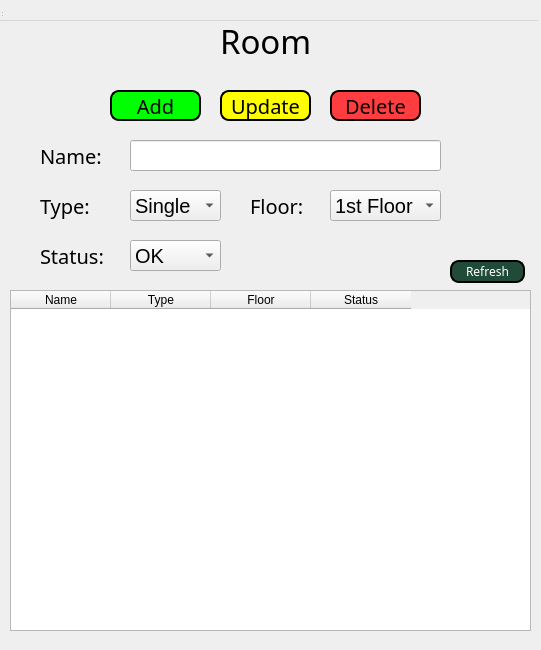
<?xml version="1.0" encoding="UTF-8"?>
<ui version="4.0">
 <class>Room_Window</class>
 <widget class="QDialog" name="Room_Window">
  <property name="geometry">
   <rect>
    <x>0</x>
    <y>0</y>
    <width>541</width>
    <height>650</height>
   </rect>
  </property>
  <property name="windowTitle">
   <string>Room</string>
  </property>
  <widget class="QWidget" name="centralwidget" native="true">
   <property name="geometry">
    <rect>
     <x>0</x>
     <y>0</y>
     <width>541</width>
     <height>631</height>
    </rect>
   </property>
   <widget class="QPushButton" name="add_btn">
    <property name="geometry">
     <rect>
      <x>110</x>
      <y>90</y>
      <width>91</width>
      <height>31</height>
     </rect>
    </property>
    <property name="font">
     <font>
      <family>FiraCode Nerd Font Mono Ret</family>
      <pointsize>15</pointsize>
     </font>
    </property>
    <property name="styleSheet">
     <string notr="true">background-color:rgb(0, 255, 0);
border-style:outset;
border-radius:9px;
border-width:2px;
border-color:black;</string>
    </property>
    <property name="text">
     <string>Add</string>
    </property>
   </widget>
   <widget class="QPushButton" name="update_btn">
    <property name="geometry">
     <rect>
      <x>220</x>
      <y>90</y>
      <width>91</width>
      <height>31</height>
     </rect>
    </property>
    <property name="font">
     <font>
      <family>FiraCode Nerd Font Mono Ret</family>
      <pointsize>15</pointsize>
     </font>
    </property>
    <property name="styleSheet">
     <string notr="true">background-color:rgb(255, 255, 0);
border-style:outset;
border-radius:9px;
border-width:2px;
border-color:black;</string>
    </property>
    <property name="text">
     <string>Update</string>
    </property>
   </widget>
   <widget class="QPushButton" name="delete_btn">
    <property name="geometry">
     <rect>
      <x>330</x>
      <y>90</y>
      <width>91</width>
      <height>31</height>
     </rect>
    </property>
    <property name="font">
     <font>
      <family>FiraCode Nerd Font Mono Ret</family>
      <pointsize>15</pointsize>
     </font>
    </property>
    <property name="styleSheet">
     <string notr="true">background-color:rgb(255, 61, 64);
border-style:outset;
border-radius:9px;
border-width:2px;
border-color:black;</string>
    </property>
    <property name="text">
     <string>Delete</string>
    </property>
   </widget>
   <widget class="QLabel" name="label">
    <property name="geometry">
     <rect>
      <x>220</x>
      <y>20</y>
      <width>91</width>
      <height>41</height>
     </rect>
    </property>
    <property name="font">
     <font>
      <family>FiraCode Nerd Font Mono Ret</family>
      <pointsize>25</pointsize>
     </font>
    </property>
    <property name="text">
     <string>Room</string>
    </property>
   </widget>
   <widget class="QLabel" name="name">
    <property name="geometry">
     <rect>
      <x>40</x>
      <y>140</y>
      <width>61</width>
      <height>31</height>
     </rect>
    </property>
    <property name="font">
     <font>
      <family>FiraCode Nerd Font Mono Ret</family>
      <pointsize>15</pointsize>
     </font>
    </property>
    <property name="text">
     <string>Name:</string>
    </property>
   </widget>
   <widget class="QLabel" name="type">
    <property name="geometry">
     <rect>
      <x>40</x>
      <y>190</y>
      <width>61</width>
      <height>31</height>
     </rect>
    </property>
    <property name="font">
     <font>
      <family>FiraCode Nerd Font Mono Ret</family>
      <pointsize>15</pointsize>
     </font>
    </property>
    <property name="text">
     <string>Type:</string>
    </property>
   </widget>
   <widget class="QTableWidget" name="table_room">
    <property name="geometry">
     <rect>
      <x>10</x>
      <y>290</y>
      <width>521</width>
      <height>341</height>
     </rect>
    </property>
    <column>
     <property name="text">
      <string>Name</string>
     </property>
    </column>
    <column>
     <property name="text">
      <string>Type</string>
     </property>
    </column>
    <column>
     <property name="text">
      <string>Floor</string>
     </property>
    </column>
    <column>
     <property name="text">
      <string>Status</string>
     </property>
    </column>
   </widget>
   <widget class="QComboBox" name="floor_room">
    <property name="geometry">
     <rect>
      <x>330</x>
      <y>190</y>
      <width>111</width>
      <height>31</height>
     </rect>
    </property>
    <property name="font">
     <font>
      <pointsize>15</pointsize>
     </font>
    </property>
    <item>
     <property name="text">
      <string>1st Floor</string>
     </property>
    </item>
    <item>
     <property name="text">
      <string>2nd Floor</string>
     </property>
    </item>
    <item>
     <property name="text">
      <string>3rd Floor</string>
     </property>
    </item>
   </widget>
   <widget class="QLabel" name="floor">
    <property name="geometry">
     <rect>
      <x>250</x>
      <y>190</y>
      <width>81</width>
      <height>31</height>
     </rect>
    </property>
    <property name="font">
     <font>
      <family>FiraCode Nerd Font Mono Ret</family>
      <pointsize>15</pointsize>
     </font>
    </property>
    <property name="text">
     <string>Floor:</string>
    </property>
   </widget>
   <widget class="QComboBox" name="type_room">
    <property name="geometry">
     <rect>
      <x>130</x>
      <y>190</y>
      <width>91</width>
      <height>31</height>
     </rect>
    </property>
    <property name="font">
     <font>
      <pointsize>15</pointsize>
     </font>
    </property>
    <item>
     <property name="text">
      <string>Single</string>
     </property>
    </item>
    <item>
     <property name="text">
      <string>Double</string>
     </property>
    </item>
   </widget>
   <widget class="QLabel" name="status">
    <property name="geometry">
     <rect>
      <x>40</x>
      <y>240</y>
      <width>81</width>
      <height>31</height>
     </rect>
    </property>
    <property name="font">
     <font>
      <family>FiraCode Nerd Font Mono Ret</family>
      <pointsize>15</pointsize>
     </font>
    </property>
    <property name="text">
     <string>Status:</string>
    </property>
   </widget>
   <widget class="QComboBox" name="status_room">
    <property name="geometry">
     <rect>
      <x>130</x>
      <y>240</y>
      <width>91</width>
      <height>31</height>
     </rect>
    </property>
    <property name="font">
     <font>
      <pointsize>15</pointsize>
     </font>
    </property>
    <item>
     <property name="text">
      <string>OK</string>
     </property>
    </item>
    <item>
     <property name="text">
      <string>Fixing</string>
     </property>
    </item>
   </widget>
   <widget class="QLineEdit" name="name_room">
    <property name="geometry">
     <rect>
      <x>130</x>
      <y>140</y>
      <width>311</width>
      <height>31</height>
     </rect>
    </property>
    <property name="font">
     <font>
      <pointsize>15</pointsize>
     </font>
    </property>
   </widget>
   <widget class="QPushButton" name="refresh_btn">
    <property name="geometry">
     <rect>
      <x>450</x>
      <y>260</y>
      <width>75</width>
      <height>23</height>
     </rect>
    </property>
    <property name="font">
     <font>
      <family>FiraCode Nerd Font Mono Ret</family>
     </font>
    </property>
    <property name="styleSheet">
     <string notr="true">background-color:rgb(33, 75, 57);
color:white;
border-style:outset;
border-radius:9px;
border-width:2px;
border-color:black;</string>
    </property>
    <property name="text">
     <string>Refresh</string>
    </property>
   </widget>
  </widget>
  <widget class="QMenuBar" name="menubar">
   <property name="geometry">
    <rect>
     <x>0</x>
     <y>0</y>
     <width>538</width>
     <height>21</height>
    </rect>
   </property>
  </widget>
  <widget class="QStatusBar" name="statusbar">
   <property name="geometry">
    <rect>
     <x>0</x>
     <y>0</y>
     <width>3</width>
     <height>18</height>
    </rect>
   </property>
  </widget>
 </widget>
 <resources/>
 <connections/>
</ui>
